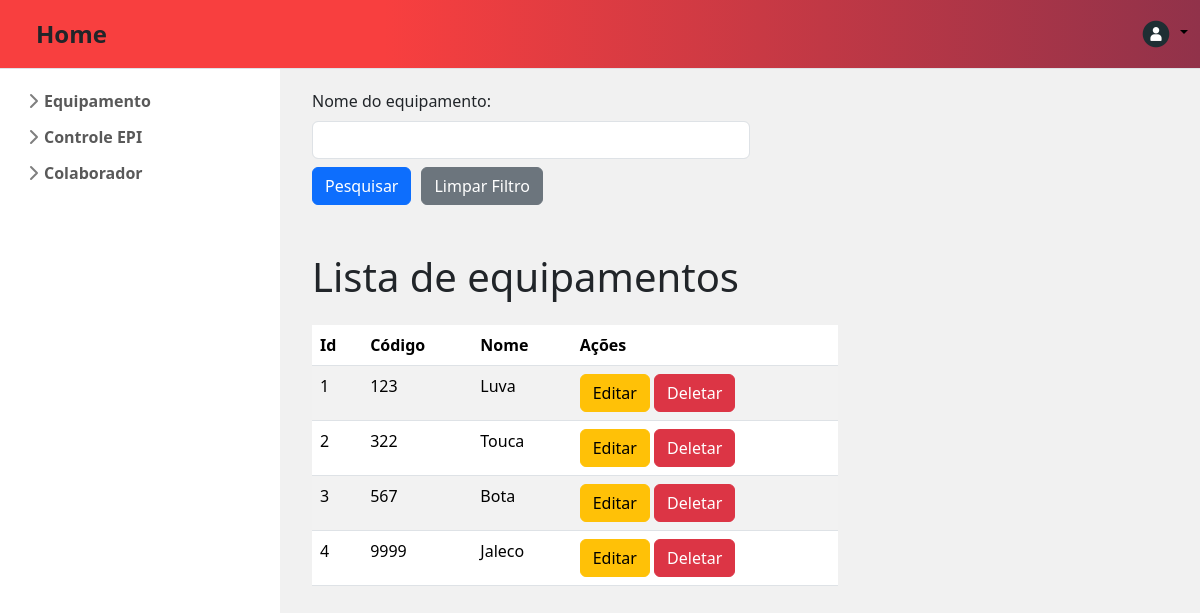
/listarEquipamento/, run on an earlier commit of the app's database.
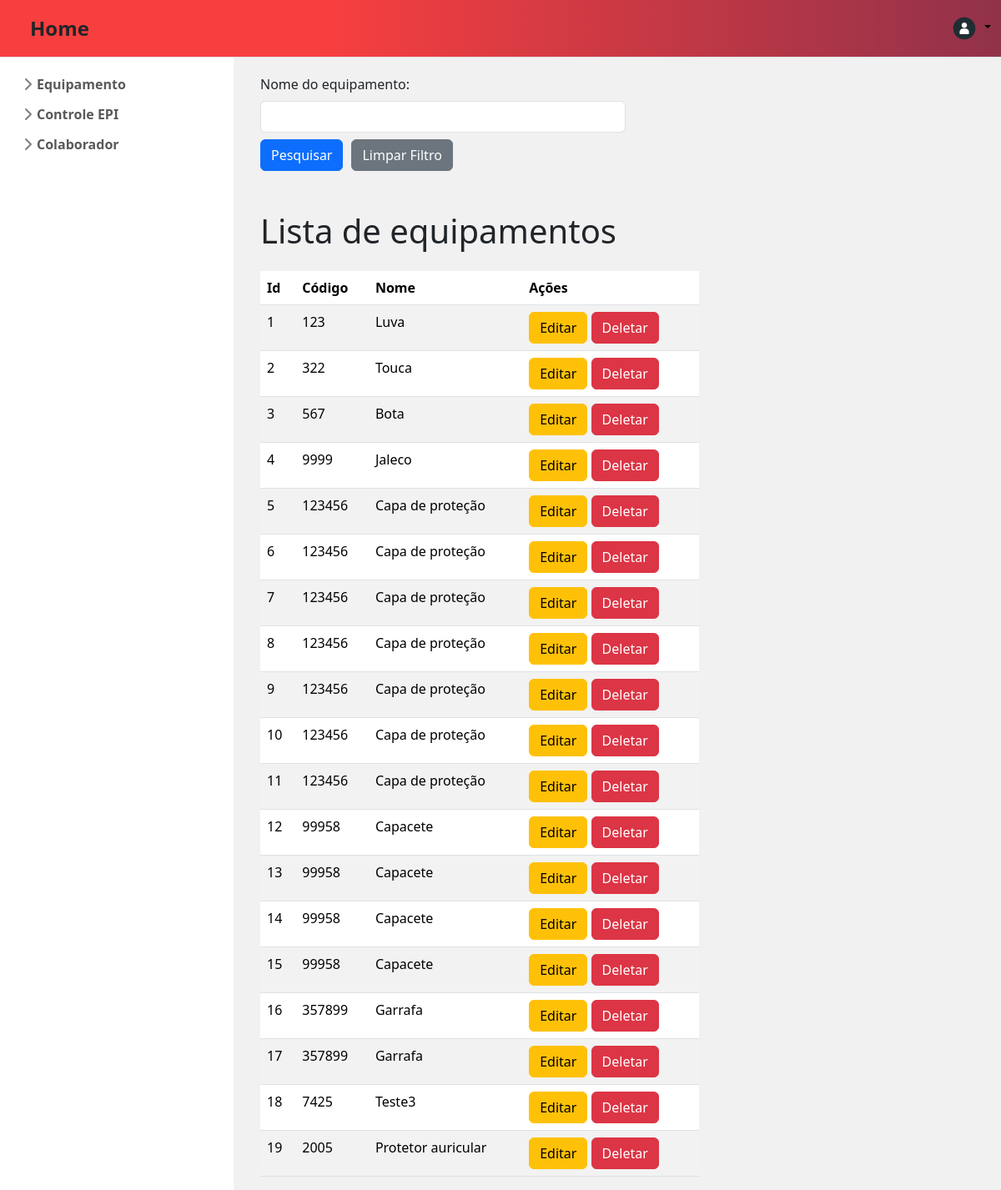
And on a later commit of the database.
### app_produtos/models.py (models this page shows, shortened)
class CadastrarEquipamento(models.Model):
    cod_equipamento = models.IntegerField()
    nome_equipamento = models.CharField(max_length=100)

### app_produtos/views.py (the view)
# urls.py: path("listarEquipamento/", views.listar_equipamento, name="listar_equipamento"),
def listar_equipamento(request):
    values = CadastrarEquipamento.objects.all()
    cod_equipamento = request.GET.get('cod_equipamento')
    nome_equipamento = request.GET.get('nome_equipamento')
    if nome_equipamento:
        values = values.filter(nome_equipamento__icontains=nome_equipamento)
    return render(request, 'app_produtos/globals/listarEquipamento.html', {
        "lista_equipamento": values,
        "nome_equipamento": nome_equipamento
    })

### app_produtos/templates/app_produtos/globals/listarEquipamento.html (shortened to what this page needs)
{% extends "app_produtos/index.html" %}
{% block content %}
<div class="container justify-content-center mt-2">
  <form action="{% url 'listar_equipamento' %}" method="get">
    <div class="form-group">
      <label class="form-label" for="nome_equipamento">Nome do equipamento:</label>
      <input class="form-control w-50" type="text" name="nome_equipamento" id="nome_equipamento" value="{{ nome_equipamento|default:'' }}"/>
    </div>
    <div class="d-flex mt-2" style="gap: 10px;">
        <button class="w-10 btn btn-primary btn-md"  type="submit">Pesquisar</button>
        <a class="w-10 btn btn-secondary btn-md" href="{% url 'listar_equipamento' %}">Limpar Filtro</a>
      </div>
  </form>
</div>
{% if lista_equipamento %}
<div class="container mt-5">
  <h1 class="text-start mb-4" >Lista de equipamentos</h1>
  <table class="table table-striped" style="width: 60%;">
    <thead>
      <tr>
        <th>Id</th>
        <th>Código</th>
        <th>Nome</th>
        <th>Ações</th>
      </tr>
    </thead>
    <tbody>
      {% for item in lista_equipamento %}
      <tr>
        <td>{{ item.id }}</td>
        <td>{{ item.cod_equipamento }}</td>
        <td>{{ item.nome_equipamento }}</td>
        <td>
            <a href="/editarEquipamento/{{ item.id }}" class="btn btn-warning">Editar</a>
            <button class="btn btn-danger" data-bs-toggle="modal" data-bs-target="#confirmDeleteModal" onclick="setDeleteUrl('/deletarEquipamento/{{ item.id }}')">Deletar</button>
        </td>
      </tr>
      {% endfor %}
    </tbody>
  </table>
</div>
{% else %}
<div class="container mt-3">
  <p class="text-center h3">Nenhum equipamento encontrado</p>
</div>
{% endif %} {% endblock content %}

### app_produtos/templates/app_produtos/index.html (shortened to what this page needs)
{% load static %}
<!DOCTYPE html>
<html lang="pt-br">
  <head>
    <link href="https://cdn.jsdelivr.net/npm/bootstrap@5.3.3/dist/css/bootstrap.min.css" rel="stylesheet" />
    <link rel="stylesheet" href="https://cdn.jsdelivr.net/npm/bootstrap-icons@1.11.3/font/bootstrap-icons.min.css" />
  </head>
  <body
    class="d-grid vh-100"
    style="
      grid-template-rows: auto 1fr;
      grid-template-columns: auto 1fr;
      grid-template-areas:
        'header header'
        'sidebar main';
    "
  >
    {% include 'app_produtos/partials/header.html' %} {% include 'app_produtos/partials/sidebar.html' %}
    <main style="grid-area: main; background-color: #f1f1f1; padding: 12px 0px 0px 20px">
      {% block content %} {% endblock content %}
    </main>
  </body>
</html>

### app_produtos/templates/app_produtos/partials/header.html (shortened to what this page needs)
{% load static %}
<header class="py-3 border-bottom" style="grid-area: header; background: linear-gradient(90deg, rgb(248, 63, 63) 32%, rgb(145, 50, 74) 100%)">
  <div class="container-fluid d-flex gap-3 align-items-center">
    <div class="container-fluid ps-4">
      <a class="navbar-brand" href="/">
        <span class="fs-4 fw-semibold">Home</span>
      </a>
    </div>
    <div class="d-flex align-items-center">
      <div class="flex-shrink-0 dropdown">
        <a href="#" class="d-block link-body-emphasis text-decoration-none dropdown-toggle" data-bs-toggle="dropdown" aria-expanded="false">
          <img src="{% static 'img/avatar-do-usuario.png' %}" alt="User avatar" width="32" height="32" class="rounded-circle" />
        </a>
      </div>
    </div>
  </div>
</header>

### app_produtos/templates/app_produtos/partials/sidebar.html (shortened to what this page needs)
<div class="flex-shrink-0 p-3" style="width: 280px; grid-area: sidebar">
  <ul class="list-unstyled ps-0">
    <li class="mb-1">
      <button
        class="btn btn-toggle d-inline-flex align-items-center rounded collapsed border-0"
        data-bs-toggle="collapse"
        data-bs-target="#equipamento-collapse"
        aria-expanded="false"
      >
        Equipamento
      </button>
    </li>
    <li class="mb-1">
      <button
        class="btn btn-toggle d-inline-flex align-items-center rounded border-0 collapsed"
        data-bs-toggle="collapse"
        data-bs-target="#controle-collapse"
        aria-expanded="false"
      >
        Controle EPI
      </button>
    </li>
    <li class="mb-1">
      <button
        class="btn btn-toggle d-inline-flex align-items-center rounded border-0 collapsed"
        data-bs-toggle="collapse"
        data-bs-target="#colaborador-collapse"
        aria-expanded="false"
      >
        Colaborador
      </button>
    </li>
  </ul>
</div>

### app_produtos/templates/app_produtos/partials/sidebar.html (style rules this page uses)
.btn-toggle { display: inline-flex; align-items: center; padding: 0.25rem 0.5rem; font-weight: 600; color: rgba(0, 0, 0, 0.65); background-color: transparent; border: 0; }
.btn-toggle::before { width: 1.25em; line-height: 0; transition: transform 0.35s ease; transform-origin: 0.5em 50%; }

What changed in the data, as far as the page shows it:
added CadastrarEquipamento: id "5", cod_equipamento "123456", nome_equipamento "Capa de proteção"
added CadastrarEquipamento: id "6", cod_equipamento "123456", nome_equipamento "Capa de proteção"
added CadastrarEquipamento: id "7", cod_equipamento "123456", nome_equipamento "Capa de proteção"
added CadastrarEquipamento: id "8", cod_equipamento "123456", nome_equipamento "Capa de proteção"
added CadastrarEquipamento: id "9", cod_equipamento "123456", nome_equipamento "Capa de proteção"
added CadastrarEquipamento: id "10", cod_equipamento "123456", nome_equipamento "Capa de proteção"
added CadastrarEquipamento: id "11", cod_equipamento "123456", nome_equipamento "Capa de proteção"
added CadastrarEquipamento: id "12", cod_equipamento "99958", nome_equipamento "Capacete"
added CadastrarEquipamento: id "13", cod_equipamento "99958", nome_equipamento "Capacete"
added CadastrarEquipamento: id "14", cod_equipamento "99958", nome_equipamento "Capacete"
added CadastrarEquipamento: id "15", cod_equipamento "99958", nome_equipamento "Capacete"
added CadastrarEquipamento: id "16", cod_equipamento "357899", nome_equipamento "Garrafa"
added CadastrarEquipamento: id "17", cod_equipamento "357899", nome_equipamento "Garrafa"
added CadastrarEquipamento: id "18", cod_equipamento "7425", nome_equipamento "Teste3"
added CadastrarEquipamento: id "19", cod_equipamento "2005", nome_equipamento "Protetor auricular"
